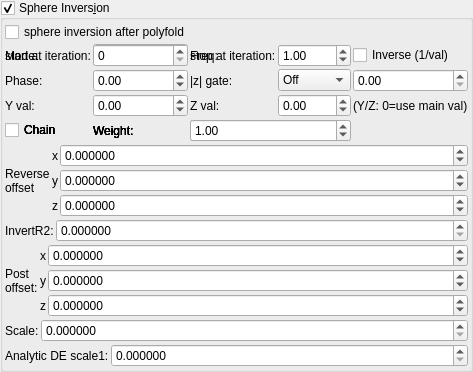
    <widget class="MyGroupBox" name="groupCheck_transf_sphere_inversion_enabled_false">
     <property name="title">
      <string>Sphere Invers&amp;ion</string>
     </property>
     <property name="checkable">
      <bool>true</bool>
     </property>
     <layout class="QVBoxLayout" name="verticalLayout_9" stretch="0,0,0,0,0,0,0">
      <property name="spacing">
       <number>2</number>
      </property>
      <property name="leftMargin">
       <number>2</number>
      </property>
      <property name="topMargin">
       <number>2</number>
      </property>
      <property name="rightMargin">
       <number>2</number>
      </property>
      <property name="bottomMargin">
       <number>2</number>
      </property>
      <item>
       <widget class="MyCheckBox" name="checkBox_transf_function_enabledI_false">
        <property name="text">
         <string notr="true">sphere inversion after polyfold</string>
        </property>
       </widget>
      </item>
      <item>
       <layout class="QGridLayout" name="gridLayout_69">
        <property name="spacing">
         <number>2</number>
        </property>
        <item row="1" column="3">
         <widget class="MySpinBox" name="spinboxInt_transf_multiplier_stop_iter_31">
          <property name="sizePolicy">
           <sizepolicy hsizetype="Minimum" vsizetype="Maximum">
            <horstretch>0</horstretch>
            <verstretch>0</verstretch>
           </sizepolicy>
          </property>
          <property name="maximum">
           <number>999</number>
          </property>
         </widget>
        </item>
      <item row="1" column="0">
       <widget class="QLabel"><property name="text"><string>Mode:</string></property></widget>
      </item>
      <item row="1" column="1">
       <widget class="MyComboBox" name="comboBox_transf_multiplier_value_mode_3">
        <item><property name="text"><string notr="true">Constant</string></property></item>
        <item><property name="text"><string notr="true">Sine</string></property></item>
        <item><property name="text"><string notr="true">Ramp</string></property></item>
        <item><property name="text"><string notr="true">Exponential</string></property></item>
        <item><property name="text"><string notr="true">Triangle</string></property></item>
        <item><property name="text"><string notr="true">Square</string></property></item>
        <item><property name="text"><string notr="true">Smoothstep</string></property></item>
        <item><property name="text"><string notr="true">Noise</string></property></item>
        <item><property name="text"><string notr="true">Ping-pong</string></property></item>
        <item><property name="text"><string notr="true">Stepped</string></property></item>
       </widget>
      </item>
      <item row="1" column="2">
       <widget class="QLabel"><property name="text"><string>Freq:</string></property></widget>
      </item>
      <item row="1" column="3">
       <widget class="MyDoubleSpinBox" name="spinbox_transf_multiplier_frequency_3">
        <property name="minimum"><double>0.01</double></property><property name="maximum"><double>100.0</double></property>
        <property name="singleStep"><double>0.1</double></property><property name="value"><double>1.0</double></property>
       </widget>
      </item>
      <item row="1" column="4" colspan="2">
       <widget class="MyCheckBox" name="checkBox_transf_multiplier_inverse_3">
        <property name="text"><string>Inverse (1/val)</string></property>
       </widget>
      </item>
      <item row="2" column="0">
       <widget class="QLabel"><property name="text"><string>Phase:</string></property></widget>
      </item>
      <item row="2" column="1">
       <widget class="MyDoubleSpinBox" name="spinbox_transf_multiplier_phase_3">
        <property name="minimum"><double>-10.0</double></property><property name="maximum"><double>10.0</double></property>
        <property name="singleStep"><double>0.1</double></property><property name="value"><double>0.0</double></property>
       </widget>
      </item>
      <item row="2" column="2">
       <widget class="QLabel"><property name="text"><string>|z| gate:</string></property></widget>
      </item>
      <item row="2" column="3">
       <widget class="MyComboBox" name="comboBox_transf_multiplier_threshold_mode_3">
        <item><property name="text"><string notr="true">Off</string></property></item>
        <item><property name="text"><string notr="true">&gt; thresh</string></property></item>
        <item><property name="text"><string notr="true">&lt; thresh</string></property></item>
       </widget>
      </item>
      <item row="2" column="4" colspan="2">
       <widget class="MyDoubleSpinBox" name="spinbox_transf_multiplier_threshold_3">
        <property name="minimum"><double>0.0</double></property><property name="maximum"><double>1000.0</double></property>
        <property name="singleStep"><double>0.1</double></property><property name="value"><double>0.0</double></property>
       </widget>
      </item>
      <item row="3" column="0">
       <widget class="QLabel"><property name="text"><string>Y val:</string></property></widget>
      </item>
      <item row="3" column="1">
       <widget class="MyDoubleSpinBox" name="spinbox_transf_multiplier_scale_y_3">
        <property name="minimum"><double>-100.0</double></property><property name="maximum"><double>100.0</double></property>
        <property name="singleStep"><double>0.01</double></property><property name="value"><double>0.0</double></property>
       </widget>
      </item>
      <item row="3" column="2">
       <widget class="QLabel"><property name="text"><string>Z val:</string></property></widget>
      </item>
      <item row="3" column="3">
       <widget class="MyDoubleSpinBox" name="spinbox_transf_multiplier_scale_z_3">
        <property name="minimum"><double>-100.0</double></property><property name="maximum"><double>100.0</double></property>
        <property name="singleStep"><double>0.01</double></property><property name="value"><double>0.0</double></property>
       </widget>
      </item>
      <item row="3" column="4" colspan="2">
       <widget class="QLabel"><property name="text"><string notr="true">(Y/Z: 0=use main val)</string></property></widget>
      </item>
      <item row="4" column="0">
       <widget class="MyCheckBox" name="checkBox_transf_multiplier_chain_5">
        <property name="text"><string>Chain</string></property>
       </widget>
      </item>
      <item row="4" column="1">
       <widget class="QLabel"><property name="text"><string>Weight:</string></property></widget>
      </item>
      <item row="4" column="2" colspan="2">
       <widget class="MyDoubleSpinBox" name="spinbox_transf_multiplier_weight_5">
        <property name="minimum"><double>0.0</double></property><property name="maximum"><double>10.0</double></property>
        <property name="singleStep"><double>0.1</double></property><property name="value"><double>1.0</double></property>
       </widget>
      </item>
      <item row="4" column="0">
       <widget class="MyCheckBox" name="checkBox_transf_multiplier_chain_4">
        <property name="text"><string>Chain</string></property>
       </widget>
      </item>
      <item row="4" column="1">
       <widget class="QLabel"><property name="text"><string>Weight:</string></property></widget>
      </item>
      <item row="4" column="2" colspan="2">
       <widget class="MyDoubleSpinBox" name="spinbox_transf_multiplier_weight_4">
        <property name="minimum"><double>0.0</double></property><property name="maximum"><double>10.0</double></property>
        <property name="singleStep"><double>0.1</double></property><property name="value"><double>1.0</double></property>
       </widget>
      </item>
      <item row="4" column="0">
       <widget class="MyCheckBox" name="checkBox_transf_multiplier_chain_3">
        <property name="text"><string>Chain</string></property>
       </widget>
      </item>
      <item row="4" column="1">
       <widget class="QLabel"><property name="text"><string>Weight:</string></property></widget>
      </item>
      <item row="4" column="2" colspan="2">
       <widget class="MyDoubleSpinBox" name="spinbox_transf_multiplier_weight_3">
        <property name="minimum"><double>0.0</double></property><property name="maximum"><double>10.0</double></property>
        <property name="singleStep"><double>0.1</double></property><property name="value"><double>1.0</double></property>
       </widget>
      </item>
      <item row="4" column="0">
       <widget class="MyCheckBox" name="checkBox_transf_multiplier_chain_2">
        <property name="text"><string>Chain</string></property>
       </widget>
      </item>
      <item row="4" column="1">
       <widget class="QLabel"><property name="text"><string>Weight:</string></property></widget>
      </item>
      <item row="4" column="2" colspan="2">
       <widget class="MyDoubleSpinBox" name="spinbox_transf_multiplier_weight_2">
        <property name="minimum"><double>0.0</double></property><property name="maximum"><double>10.0</double></property>
        <property name="singleStep"><double>0.1</double></property><property name="value"><double>1.0</double></property>
       </widget>
      </item>
      <item row="4" column="0">
       <widget class="MyCheckBox" name="checkBox_transf_multiplier_chain_1">
        <property name="text"><string>Chain</string></property>
       </widget>
      </item>
      <item row="4" column="1">
       <widget class="QLabel"><property name="text"><string>Weight:</string></property></widget>
      </item>
      <item row="4" column="2" colspan="2">
       <widget class="MyDoubleSpinBox" name="spinbox_transf_multiplier_weight_1">
        <property name="minimum"><double>0.0</double></property><property name="maximum"><double>10.0</double></property>
        <property name="singleStep"><double>0.1</double></property><property name="value"><double>1.0</double></property>
       </widget>
      </item>
        <item row="1" column="1">
         <widget class="MySpinBox" name="spinboxInt_transf_multiplier_start_iter_3">
          <property name="sizePolicy">
           <sizepolicy hsizetype="Minimum" vsizetype="Maximum">
            <horstretch>0</horstretch>
            <verstretch>0</verstretch>
           </sizepolicy>
          </property>
          <property name="maximum">
           <number>999</number>
          </property>
         </widget>
        </item>
        <item row="1" column="0">
         <widget class="QLabel" name="label_260">
          <property name="text">
           <string>start at iteration:</string>
          </property>
         </widget>
        </item>
        <item row="1" column="2">
         <widget class="QLabel" name="label_268">
          <property name="text">
           <string>stop at iteration:</string>
          </property>
         </widget>
        </item>
       </layout>
      </item>
      <item>
       <layout class="QGridLayout" name="gridLayout_40" columnstretch="0,0,1">
        <property name="spacing">
         <number>2</number>
        </property>
        <item row="1" column="1">
         <widget class="QLabel" name="label_144">
          <property name="text">
           <string notr="true">y</string>
          </property>
         </widget>
        </item>
        <item row="0" column="1">
         <widget class="QLabel" name="label_146">
          <property name="text">
           <string notr="true">x</string>
          </property>
         </widget>
        </item>
        <item row="2" column="1">
         <widget class="QLabel" name="label_148">
          <property name="text">
           <string notr="true">z</string>
          </property>
         </widget>
        </item>
        <item row="0" column="0" rowspan="3">
         <widget class="QLabel" name="label_282">
          <property name="text">
           <string>Reverse
offset</string>
          </property>
         </widget>
        </item>
        <item row="0" column="2">
         <widget class="MyDoubleSpinBox" name="spinbox3_transf_offset_000_x">
          <property name="sizePolicy">
           <sizepolicy hsizetype="Minimum" vsizetype="Maximum">
            <horstretch>0</horstretch>
            <verstretch>0</verstretch>
           </sizepolicy>
          </property>
          <property name="font">
           <font>
            <weight>50</weight>
            <bold>false</bold>
           </font>
          </property>
          <property name="prefix">
           <string/>
          </property>
          <property name="suffix">
           <string/>
          </property>
          <property name="decimals">
           <number>6</number>
          </property>
          <property name="minimum">
           <double>-99.989999999999995</double>
          </property>
          <property name="maximum">
           <double>99.989999999999995</double>
          </property>
          <property name="singleStep">
           <double>0.100000000000000</double>
          </property>
         </widget>
        </item>
        <item row="1" column="2">
         <widget class="MyDoubleSpinBox" name="spinbox3_transf_offset_000_y">
          <property name="sizePolicy">
           <sizepolicy hsizetype="Minimum" vsizetype="Maximum">
            <horstretch>0</horstretch>
            <verstretch>0</verstretch>
           </sizepolicy>
          </property>
          <property name="font">
           <font>
            <weight>50</weight>
            <bold>false</bold>
           </font>
          </property>
          <property name="prefix">
           <string/>
          </property>
          <property name="suffix">
           <string/>
          </property>
          <property name="decimals">
           <number>6</number>
          </property>
          <property name="minimum">
           <double>-99.989999999999995</double>
          </property>
          <property name="maximum">
           <double>99.989999999999995</double>
          </property>
          <property name="singleStep">
           <double>0.100000000000000</double>
          </property>
         </widget>
        </item>
        <item row="2" column="2">
         <widget class="MyDoubleSpinBox" name="spinbox3_transf_offset_000_z">
          <property name="sizePolicy">
           <sizepolicy hsizetype="Minimum" vsizetype="Maximum">
            <horstretch>0</horstretch>
            <verstretch>0</verstretch>
           </sizepolicy>
          </property>
          <property name="font">
           <font>
            <weight>50</weight>
            <bold>false</bold>
           </font>
          </property>
          <property name="prefix">
           <string/>
          </property>
          <property name="suffix">
           <string/>
          </property>
          <property name="decimals">
           <number>6</number>
          </property>
          <property name="minimum">
           <double>-99.989999999999995</double>
          </property>
          <property name="maximum">
           <double>99.989999999999995</double>
          </property>
          <property name="singleStep">
           <double>0.100000000000000</double>
          </property>
         </widget>
        </item>
       </layout>
      </item>
      <item>
       <layout class="QGridLayout" name="gridLayout_7" columnstretch="0,1">
        <item row="1" column="1">
         <widget class="MyDoubleSpinBox" name="spinbox_transf_maxR2_1">
          <property name="sizePolicy">
           <sizepolicy hsizetype="Minimum" vsizetype="Maximum">
            <horstretch>0</horstretch>
            <verstretch>0</verstretch>
           </sizepolicy>
          </property>
          <property name="prefix">
           <string/>
          </property>
          <property name="suffix">
           <string/>
          </property>
          <property name="decimals">
           <number>6</number>
          </property>
          <property name="minimum">
           <double>0.000000000000000</double>
          </property>
          <property name="maximum">
           <double>99.989999999999995</double>
          </property>
          <property name="singleStep">
           <double>0.100000000000000</double>
          </property>
         </widget>
        </item>
        <item row="1" column="0">
         <widget class="QLabel" name="label_22">
          <property name="text">
           <string>InvertR2:</string>
          </property>
         </widget>
        </item>
       </layout>
      </item>
      <item>
       <layout class="QGridLayout" name="gridLayout_34" columnstretch="0,0,1">
        <property name="spacing">
         <number>2</number>
        </property>
        <item row="1" column="1">
         <widget class="QLabel" name="label_122">
          <property name="text">
           <string notr="true">y</string>
          </property>
         </widget>
        </item>
        <item row="0" column="2">
         <widget class="MyDoubleSpinBox" name="spinbox3_transf_addition_constant_x">
          <property name="sizePolicy">
           <sizepolicy hsizetype="Minimum" vsizetype="Maximum">
            <horstretch>0</horstretch>
            <verstretch>0</verstretch>
           </sizepolicy>
          </property>
          <property name="prefix">
           <string/>
          </property>
          <property name="suffix">
           <string/>
          </property>
          <property name="decimals">
           <number>6</number>
          </property>
          <property name="minimum">
           <double>-99.989999999999995</double>
          </property>
          <property name="maximum">
           <double>99.989999999999995</double>
          </property>
          <property name="singleStep">
           <double>0.100000000000000</double>
          </property>
         </widget>
        </item>
        <item row="1" column="2">
         <widget class="MyDoubleSpinBox" name="spinbox3_transf_addition_constant_y">
          <property name="sizePolicy">
           <sizepolicy hsizetype="Minimum" vsizetype="Maximum">
            <horstretch>0</horstretch>
            <verstretch>0</verstretch>
           </sizepolicy>
          </property>
          <property name="prefix">
           <string/>
          </property>
          <property name="suffix">
           <string/>
          </property>
          <property name="decimals">
           <number>6</number>
          </property>
          <property name="minimum">
           <double>-99.989999999999995</double>
          </property>
          <property name="maximum">
           <double>99.989999999999995</double>
          </property>
          <property name="singleStep">
           <double>0.100000000000000</double>
          </property>
         </widget>
        </item>
        <item row="2" column="2">
         <widget class="MyDoubleSpinBox" name="spinbox3_transf_addition_constant_z">
          <property name="sizePolicy">
           <sizepolicy hsizetype="Minimum" vsizetype="Maximum">
            <horstretch>0</horstretch>
            <verstretch>0</verstretch>
           </sizepolicy>
          </property>
          <property name="prefix">
           <string/>
          </property>
          <property name="suffix">
           <string/>
          </property>
          <property name="decimals">
           <number>6</number>
          </property>
          <property name="minimum">
           <double>-99.989999999999995</double>
          </property>
          <property name="maximum">
           <double>99.989999999999995</double>
          </property>
          <property name="singleStep">
           <double>0.100000000000000</double>
          </property>
         </widget>
        </item>
        <item row="2" column="1">
         <widget class="QLabel" name="label_127">
          <property name="text">
           <string notr="true">z</string>
          </property>
         </widget>
        </item>
        <item row="0" column="0" rowspan="3">
         <widget class="QLabel" name="label_259">
          <property name="text">
           <string>Post
offset:</string>
          </property>
         </widget>
        </item>
        <item row="0" column="1">
         <widget class="QLabel" name="label_121">
          <property name="text">
           <string notr="true">x</string>
          </property>
         </widget>
        </item>
       </layout>
      </item>
      <item>
       <layout class="QGridLayout" name="gridLayout_8" columnstretch="0,1">
        <item row="1" column="1">
         <widget class="MyDoubleSpinBox" name="spinbox_transf_scaleA_1">
          <property name="sizePolicy">
           <sizepolicy hsizetype="Minimum" vsizetype="Maximum">
            <horstretch>0</horstretch>
            <verstretch>0</verstretch>
           </sizepolicy>
          </property>
          <property name="prefix">
           <string/>
          </property>
          <property name="suffix">
           <string/>
          </property>
          <property name="decimals">
           <number>6</number>
          </property>
          <property name="minimum">
           <double>0.000000000000000</double>
          </property>
          <property name="maximum">
           <double>99.989999999999995</double>
          </property>
          <property name="singleStep">
           <double>0.100000000000000</double>
          </property>
         </widget>
        </item>
        <item row="1" column="0">
         <widget class="QLabel" name="label_23">
          <property name="text">
           <string>Scale:</string>
          </property>
         </widget>
        </item>
       </layout>
      </item>
      <item>
       <layout class="QGridLayout" name="gridLayout_10" columnstretch="0,1">
        <item row="1" column="1">
         <widget class="MyDoubleSpinBox" name="spinbox_analyticDE_scale_1">
          <property name="sizePolicy">
           <sizepolicy hsizetype="Minimum" vsizetype="Maximum">
            <horstretch>0</horstretch>
            <verstretch>0</verstretch>
           </sizepolicy>
          </property>
          <property name="prefix">
           <string/>
          </property>
          <property name="suffix">
           <string/>
          </property>
          <property name="decimals">
           <number>6</number>
          </property>
          <property name="minimum">
           <double>0.000000000000000</double>
          </property>
          <property name="maximum">
           <double>99.989999999999995</double>
          </property>
          <property name="singleStep">
           <double>0.100000000000000</double>
          </property>
         </widget>
        </item>
        <item row="1" column="0">
         <widget class="QLabel" name="label_25">
          <property name="text">
           <string>Analytic DE scale1:</string>
          </property>
         </widget>
        </item>
       </layout>
      </item>
     </layout>
    </widget>
